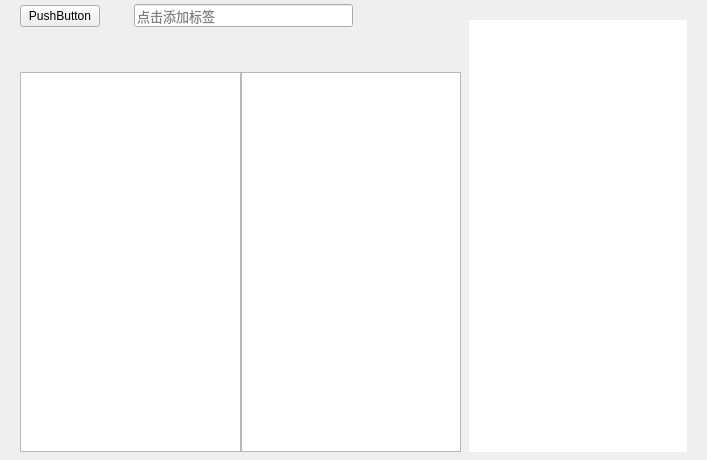
<?xml version="1.0" encoding="UTF-8"?>
<ui version="4.0">
 <class>MarkdownEditorWidget</class>
 <widget class="QWidget" name="MarkdownEditorWidget">
  <property name="geometry">
   <rect>
    <x>0</x>
    <y>0</y>
    <width>707</width>
    <height>460</height>
   </rect>
  </property>
  <property name="minimumSize">
   <size>
    <width>360</width>
    <height>460</height>
   </size>
  </property>
  <property name="acceptDrops">
   <bool>true</bool>
  </property>
  <property name="windowTitle">
   <string>Form</string>
  </property>
  <property name="styleSheet">
   <string notr="true">QWidget#QPlainTextEditSearchWidget {
    background-color: #ffffff;
}

QWidget#QPlainTextEditSearchWidget &gt; #widget_background {
    border-top: 0.5px solid rgb(191, 191, 191);
}

QWidget#MarkdownEditorWidget {
  
}

QFrame#frame{
  border: 0.5px solid rgba(255, 255, 255, 0);
  border-radius: 4px;
}

QWidget#widget_tools {
  border-bottom: 0.5px solid rgb(191, 191, 191);
}

QPushButton#pushButton_category{
  border:none;
}

QPushButton#pushButton_category:pressed{

}

QPushButton#pushButton_splitterPreview {
  border-image: url(:/images/icon-splitterpreview.png);
  width: 16px;
}

QPushButton#pushButton_splitterPreview:pressed{
  border-image: url(:/images/icon-splitterpreview-down.png);
  width: 16px;
}

QPushButton#pushButton_markdownPeview {
  border: none;
  border-image: url(:/images/icon-markdownpreview.png);
  width: 16px;
}

QPushButton#pushButton_markdownPeview:pressed{
  border-image: url(:/images/icon-markdownpreview-down.png);
  width: 16px;
}

QWidget#widget,
QWidget#splitter_background {
  background-color: #ffffff;
}

QLineEdit#lineEdit_tag,
#markdownEditor,
#markdownPreview {
  border: none;
}

QLabel#label_tagIcon,
QPushButton#pushButton_bold,
QPushButton#pushButton_italic,
QPushButton#pushButton_strickout,
QPushButton#pushButton_quote,
QPushButton#pushButton_code,
QPushButton#pushButton_link,
QPushButton#pushButton_image,
QPushButton#pushButton_unordered,
QPushButton#pushButton_ordered,
QPushButton#pushButton_taskList,
QPushButton#pushButton_table,
QPushButton#pushButton_headerSize {
  border: none;
}
   </string>
  </property>
  <layout class="QHBoxLayout" name="horizontalLayout_3">
   <property name="spacing">
    <number>0</number>
   </property>
   <property name="leftMargin">
    <number>0</number>
   </property>
   <property name="topMargin">
    <number>0</number>
   </property>
   <property name="rightMargin">
    <number>0</number>
   </property>
   <property name="bottomMargin">
    <number>0</number>
   </property>
   <item>
    <widget class="QSplitter" name="splitter_background">
     <property name="orientation">
      <enum>Qt::Horizontal</enum>
     </property>
     <property name="opaqueResize">
      <bool>true</bool>
     </property>
     <property name="handleWidth">
      <number>0</number>
     </property>
     <property name="childrenCollapsible">
      <bool>false</bool>
     </property>
     <widget class="QWidget" name="widget_editorArea" native="true">
      <layout class="QVBoxLayout" name="verticalLayout_2" stretch="1,9999">
       <property name="spacing">
        <number>8</number>
       </property>
       <property name="leftMargin">
        <number>20</number>
       </property>
       <property name="topMargin">
        <number>0</number>
       </property>
       <property name="rightMargin">
        <number>0</number>
       </property>
       <property name="bottomMargin">
        <number>8</number>
       </property>
       <item>
        <widget class="QWidget" name="widget_tools" native="true">
         <property name="minimumSize">
          <size>
           <width>0</width>
           <height>0</height>
          </size>
         </property>
         <property name="maximumSize">
          <size>
           <width>16777215</width>
           <height>16777215</height>
          </size>
         </property>
         <layout class="QVBoxLayout" name="verticalLayout_3">
          <property name="spacing">
           <number>0</number>
          </property>
          <property name="sizeConstraint">
           <enum>QLayout::SetDefaultConstraint</enum>
          </property>
          <property name="leftMargin">
           <number>0</number>
          </property>
          <property name="topMargin">
           <number>0</number>
          </property>
          <property name="rightMargin">
           <number>8</number>
          </property>
          <property name="bottomMargin">
           <number>0</number>
          </property>
          <item>
           <widget class="QWidget" name="widget" native="true">
            <property name="minimumSize">
             <size>
              <width>0</width>
              <height>32</height>
             </size>
            </property>
            <property name="maximumSize">
             <size>
              <width>16777215</width>
              <height>32</height>
             </size>
            </property>
            <layout class="QHBoxLayout" name="horizontalLayout_2">
             <property name="spacing">
              <number>10</number>
             </property>
             <property name="leftMargin">
              <number>0</number>
             </property>
             <property name="topMargin">
              <number>0</number>
             </property>
             <property name="rightMargin">
              <number>0</number>
             </property>
             <property name="bottomMargin">
              <number>0</number>
             </property>
             <item>
              <widget class="QPushButton" name="pushButton_category">
               <property name="text">
                <string>PushButton</string>
               </property>
               <property name="icon">
                <iconset resource="../resources/resources.qrc">
                 <normaloff>:/images/icon-folder.png</normaloff>:/images/icon-folder.png</iconset>
               </property>
               <property name="autoDefault">
                <bool>false</bool>
               </property>
               <property name="default">
                <bool>false</bool>
               </property>
               <property name="flat">
                <bool>false</bool>
               </property>
              </widget>
             </item>
             <item>
              <widget class="QFrame" name="frame">
               <property name="minimumSize">
                <size>
                 <width>0</width>
                 <height>24</height>
                </size>
               </property>
               <property name="maximumSize">
                <size>
                 <width>16777215</width>
                 <height>24</height>
                </size>
               </property>
               <property name="lineWidth">
                <number>0</number>
               </property>
               <layout class="QHBoxLayout" name="horizontalLayout">
                <property name="spacing">
                 <number>4</number>
                </property>
                <property name="leftMargin">
                 <number>4</number>
                </property>
                <property name="topMargin">
                 <number>0</number>
                </property>
                <property name="rightMargin">
                 <number>0</number>
                </property>
                <property name="bottomMargin">
                 <number>0</number>
                </property>
                <item>
                 <widget class="QLabel" name="label_tagIcon">
                  <property name="minimumSize">
                   <size>
                    <width>16</width>
                    <height>16</height>
                   </size>
                  </property>
                  <property name="maximumSize">
                   <size>
                    <width>16</width>
                    <height>16</height>
                   </size>
                  </property>
                  <property name="text">
                   <string/>
                  </property>
                  <property name="textFormat">
                   <enum>Qt::AutoText</enum>
                  </property>
                  <property name="pixmap">
                   <pixmap resource="../resources/resources.qrc">:/images/icon-tags.png</pixmap>
                  </property>
                  <property name="scaledContents">
                   <bool>true</bool>
                  </property>
                  <property name="alignment">
                   <set>Qt::AlignCenter</set>
                  </property>
                  <property name="openExternalLinks">
                   <bool>false</bool>
                  </property>
                 </widget>
                </item>
                <item>
                 <widget class="QLineEdit" name="lineEdit_tag">
                  <property name="font">
                   <font>
                    <pointsize>10</pointsize>
                   </font>
                  </property>
                  <property name="placeholderText">
                   <string>点击添加标签</string>
                  </property>
                  <property name="clearButtonEnabled">
                   <bool>false</bool>
                  </property>
                 </widget>
                </item>
               </layout>
              </widget>
             </item>
             <item>
              <widget class="QPushButton" name="pushButton_splitterPreview">
               <property name="text">
                <string/>
               </property>
               <property name="icon">
                <iconset resource="../resources/resources.qrc">
                 <normaloff>:/images/icon-splitterpreview.png</normaloff>:/images/icon-splitterpreview.png</iconset>
               </property>
               <property name="autoDefault">
                <bool>false</bool>
               </property>
               <property name="flat">
                <bool>true</bool>
               </property>
              </widget>
             </item>
             <item>
              <widget class="QPushButton" name="pushButton_markdownPeview">
               <property name="text">
                <string/>
               </property>
               <property name="icon">
                <iconset resource="../resources/resources.qrc">
                 <normaloff>:/images/icon-markdownpreview.png</normaloff>:/images/icon-markdownpreview.png</iconset>
               </property>
               <property name="autoDefault">
                <bool>false</bool>
               </property>
               <property name="default">
                <bool>false</bool>
               </property>
               <property name="flat">
                <bool>true</bool>
               </property>
              </widget>
             </item>
            </layout>
           </widget>
          </item>
          <item>
           <widget class="QStackedWidget" name="stackedWidget">
            <property name="minimumSize">
             <size>
              <width>0</width>
              <height>32</height>
             </size>
            </property>
            <property name="maximumSize">
             <size>
              <width>16777215</width>
              <height>32</height>
             </size>
            </property>
            <property name="currentIndex">
             <number>0</number>
            </property>
            <widget class="QWidget" name="page_editTools">
             <layout class="QHBoxLayout" name="horizontalLayout_7">
              <property name="spacing">
               <number>0</number>
              </property>
              <property name="leftMargin">
               <number>0</number>
              </property>
              <property name="topMargin">
               <number>0</number>
              </property>
              <property name="rightMargin">
               <number>0</number>
              </property>
              <property name="bottomMargin">
               <number>0</number>
              </property>
              <item>
               <layout class="QHBoxLayout" name="horizontalLayout_4">
                <property name="spacing">
                 <number>2</number>
                </property>
                <item>
                 <widget class="QPushButton" name="pushButton_headerSize">
                  <property name="minimumSize">
                   <size>
                    <width>0</width>
                    <height>0</height>
                   </size>
                  </property>
                  <property name="maximumSize">
                   <size>
                    <width>16</width>
                    <height>16</height>
                   </size>
                  </property>
                  <property name="text">
                   <string/>
                  </property>
                  <property name="icon">
                   <iconset resource="../resources/resources.qrc">
                    <normaloff>:/images/icon-text-size.svg</normaloff>:/images/icon-text-size.svg</iconset>
                  </property>
                  <property name="flat">
                   <bool>true</bool>
                  </property>
                 </widget>
                </item>
                <item>
                 <widget class="QPushButton" name="pushButton_bold">
                  <property name="minimumSize">
                   <size>
                    <width>0</width>
                    <height>0</height>
                   </size>
                  </property>
                  <property name="maximumSize">
                   <size>
                    <width>16</width>
                    <height>16</height>
                   </size>
                  </property>
                  <property name="text">
                   <string/>
                  </property>
                  <property name="icon">
                   <iconset resource="../resources/resources.qrc">
                    <normaloff>:/images/icon-bold.svg</normaloff>:/images/icon-bold.svg</iconset>
                  </property>
                  <property name="flat">
                   <bool>true</bool>
                  </property>
                 </widget>
                </item>
                <item>
                 <widget class="QPushButton" name="pushButton_italic">
                  <property name="minimumSize">
                   <size>
                    <width>0</width>
                    <height>0</height>
                   </size>
                  </property>
                  <property name="maximumSize">
                   <size>
                    <width>16</width>
                    <height>16</height>
                   </size>
                  </property>
                  <property name="text">
                   <string/>
                  </property>
                  <property name="icon">
                   <iconset resource="../resources/resources.qrc">
                    <normaloff>:/images/icon-italic.svg</normaloff>:/images/icon-italic.svg</iconset>
                  </property>
                  <property name="flat">
                   <bool>true</bool>
                  </property>
                 </widget>
                </item>
                <item>
                 <widget class="QPushButton" name="pushButton_strickout">
                  <property name="minimumSize">
                   <size>
                    <width>0</width>
                    <height>0</height>
                   </size>
                  </property>
                  <property name="maximumSize">
                   <size>
                    <width>16777215</width>
                    <height>16777215</height>
                   </size>
                  </property>
                  <property name="text">
                   <string/>
                  </property>
                  <property name="icon">
                   <iconset resource="../resources/resources.qrc">
                    <normaloff>:/images/icon-strickout.svg</normaloff>:/images/icon-strickout.svg</iconset>
                  </property>
                  <property name="flat">
                   <bool>true</bool>
                  </property>
                 </widget>
                </item>
               </layout>
              </item>
              <item>
               <widget class="QWidget" name="widget_2" native="true">
                <property name="minimumSize">
                 <size>
                  <width>20</width>
                  <height>0</height>
                 </size>
                </property>
                <property name="maximumSize">
                 <size>
                  <width>20</width>
                  <height>16777215</height>
                 </size>
                </property>
               </widget>
              </item>
              <item>
               <layout class="QHBoxLayout" name="horizontalLayout_5">
                <property name="spacing">
                 <number>8</number>
                </property>
                <item>
                 <widget class="QPushButton" name="pushButton_quote">
                  <property name="minimumSize">
                   <size>
                    <width>0</width>
                    <height>0</height>
                   </size>
                  </property>
                  <property name="maximumSize">
                   <size>
                    <width>16</width>
                    <height>16</height>
                   </size>
                  </property>
                  <property name="text">
                   <string/>
                  </property>
                  <property name="icon">
                   <iconset resource="../resources/resources.qrc">
                    <normaloff>:/images/icon-quote.svg</normaloff>:/images/icon-quote.svg</iconset>
                  </property>
                  <property name="flat">
                   <bool>true</bool>
                  </property>
                 </widget>
                </item>
                <item>
                 <widget class="QPushButton" name="pushButton_code">
                  <property name="minimumSize">
                   <size>
                    <width>0</width>
                    <height>0</height>
                   </size>
                  </property>
                  <property name="maximumSize">
                   <size>
                    <width>16</width>
                    <height>16</height>
                   </size>
                  </property>
                  <property name="text">
                   <string/>
                  </property>
                  <property name="icon">
                   <iconset resource="../resources/resources.qrc">
                    <normaloff>:/images/icon-code.svg</normaloff>:/images/icon-code.svg</iconset>
                  </property>
                  <property name="flat">
                   <bool>true</bool>
                  </property>
                 </widget>
                </item>
                <item>
                 <widget class="QPushButton" name="pushButton_link">
                  <property name="minimumSize">
                   <size>
                    <width>0</width>
                    <height>0</height>
                   </size>
                  </property>
                  <property name="maximumSize">
                   <size>
                    <width>16</width>
                    <height>16</height>
                   </size>
                  </property>
                  <property name="text">
                   <string/>
                  </property>
                  <property name="icon">
                   <iconset resource="../resources/resources.qrc">
                    <normaloff>:/images/icon-link.svg</normaloff>:/images/icon-link.svg</iconset>
                  </property>
                  <property name="flat">
                   <bool>true</bool>
                  </property>
                 </widget>
                </item>
                <item>
                 <widget class="QPushButton" name="pushButton_image">
                  <property name="minimumSize">
                   <size>
                    <width>0</width>
                    <height>0</height>
                   </size>
                  </property>
                  <property name="maximumSize">
                   <size>
                    <width>16</width>
                    <height>16</height>
                   </size>
                  </property>
                  <property name="text">
                   <string/>
                  </property>
                  <property name="icon">
                   <iconset resource="../resources/resources.qrc">
                    <normaloff>:/images/icon-file-media.svg</normaloff>:/images/icon-file-media.svg</iconset>
                  </property>
                  <property name="flat">
                   <bool>true</bool>
                  </property>
                 </widget>
                </item>
               </layout>
              </item>
              <item>
               <widget class="QWidget" name="widget_3" native="true">
                <property name="minimumSize">
                 <size>
                  <width>20</width>
                  <height>0</height>
                 </size>
                </property>
                <property name="maximumSize">
                 <size>
                  <width>20</width>
                  <height>16777215</height>
                 </size>
                </property>
               </widget>
              </item>
              <item>
               <layout class="QHBoxLayout" name="horizontalLayout_6">
                <property name="spacing">
                 <number>8</number>
                </property>
                <property name="leftMargin">
                 <number>0</number>
                </property>
                <property name="rightMargin">
                 <number>0</number>
                </property>
                <item>
                 <widget class="QPushButton" name="pushButton_unordered">
                  <property name="minimumSize">
                   <size>
                    <width>0</width>
                    <height>0</height>
                   </size>
                  </property>
                  <property name="maximumSize">
                   <size>
                    <width>16</width>
                    <height>16</height>
                   </size>
                  </property>
                  <property name="text">
                   <string/>
                  </property>
                  <property name="icon">
                   <iconset resource="../resources/resources.qrc">
                    <normaloff>:/images/icon-list-unordered.svg</normaloff>:/images/icon-list-unordered.svg</iconset>
                  </property>
                  <property name="flat">
                   <bool>true</bool>
                  </property>
                 </widget>
                </item>
                <item>
                 <widget class="QPushButton" name="pushButton_ordered">
                  <property name="minimumSize">
                   <size>
                    <width>0</width>
                    <height>0</height>
                   </size>
                  </property>
                  <property name="maximumSize">
                   <size>
                    <width>16</width>
                    <height>16</height>
                   </size>
                  </property>
                  <property name="text">
                   <string/>
                  </property>
                  <property name="icon">
                   <iconset resource="../resources/resources.qrc">
                    <normaloff>:/images/icon-list-ordered.svg</normaloff>:/images/icon-list-ordered.svg</iconset>
                  </property>
                  <property name="flat">
                   <bool>true</bool>
                  </property>
                 </widget>
                </item>
                <item>
                 <widget class="QPushButton" name="pushButton_taskList">
                  <property name="minimumSize">
                   <size>
                    <width>0</width>
                    <height>0</height>
                   </size>
                  </property>
                  <property name="maximumSize">
                   <size>
                    <width>16</width>
                    <height>16</height>
                   </size>
                  </property>
                  <property name="text">
                   <string/>
                  </property>
                  <property name="icon">
                   <iconset resource="../resources/resources.qrc">
                    <normaloff>:/images/icon-tasklist.svg</normaloff>:/images/icon-tasklist.svg</iconset>
                  </property>
                  <property name="flat">
                   <bool>true</bool>
                  </property>
                 </widget>
                </item>
                <item>
                 <widget class="QPushButton" name="pushButton_table">
                  <property name="minimumSize">
                   <size>
                    <width>0</width>
                    <height>0</height>
                   </size>
                  </property>
                  <property name="maximumSize">
                   <size>
                    <width>16</width>
                    <height>16</height>
                   </size>
                  </property>
                  <property name="text">
                   <string/>
                  </property>
                  <property name="icon">
                   <iconset resource="../resources/resources.qrc">
                    <normaloff>:/images/icon-table.svg</normaloff>:/images/icon-table.svg</iconset>
                  </property>
                  <property name="flat">
                   <bool>true</bool>
                  </property>
                 </widget>
                </item>
               </layout>
              </item>
              <item>
               <spacer name="horizontalSpacer_2">
                <property name="orientation">
                 <enum>Qt::Horizontal</enum>
                </property>
                <property name="sizeHint" stdset="0">
                 <size>
                  <width>40</width>
                  <height>20</height>
                 </size>
                </property>
               </spacer>
              </item>
             </layout>
            </widget>
            <widget class="QWidget" name="page_noteDate">
             <layout class="QHBoxLayout" name="horizontalLayout_8">
              <property name="spacing">
               <number>10</number>
              </property>
              <property name="leftMargin">
               <number>0</number>
              </property>
              <property name="topMargin">
               <number>0</number>
              </property>
              <property name="rightMargin">
               <number>0</number>
              </property>
              <property name="bottomMargin">
               <number>0</number>
              </property>
              <item>
               <widget class="QLabel" name="label_createTime">
                <property name="font">
                 <font>
                  <pointsize>12</pointsize>
                 </font>
                </property>
                <property name="text">
                 <string>创建日期: 2017-10-30</string>
                </property>
               </widget>
              </item>
              <item>
               <widget class="QLabel" name="label_updateTime">
                <property name="font">
                 <font>
                  <pointsize>12</pointsize>
                 </font>
                </property>
                <property name="text">
                 <string>更新日期: 2017-10-30</string>
                </property>
               </widget>
              </item>
              <item>
               <spacer name="horizontalSpacer_3">
                <property name="orientation">
                 <enum>Qt::Horizontal</enum>
                </property>
                <property name="sizeHint" stdset="0">
                 <size>
                  <width>40</width>
                  <height>20</height>
                 </size>
                </property>
               </spacer>
              </item>
             </layout>
            </widget>
           </widget>
          </item>
          <item>
           <widget class="QWidget" name="widget_searchWidget" native="true">
            <property name="minimumSize">
             <size>
              <width>0</width>
              <height>0</height>
             </size>
            </property>
            <property name="maximumSize">
             <size>
              <width>16777215</width>
              <height>16777215</height>
             </size>
            </property>
           </widget>
          </item>
         </layout>
        </widget>
       </item>
       <item>
        <widget class="QSplitter" name="splitter_editor">
         <property name="orientation">
          <enum>Qt::Horizontal</enum>
         </property>
         <property name="opaqueResize">
          <bool>true</bool>
         </property>
         <property name="handleWidth">
          <number>0</number>
         </property>
         <property name="childrenCollapsible">
          <bool>false</bool>
         </property>
         <widget class="QMarkdownTextEdit" name="markdownEditor">
          <property name="sizePolicy">
           <sizepolicy hsizetype="Ignored" vsizetype="Expanding">
            <horstretch>0</horstretch>
            <verstretch>0</verstretch>
           </sizepolicy>
          </property>
          <property name="contextMenuPolicy">
           <enum>Qt::CustomContextMenu</enum>
          </property>
          <property name="acceptDrops">
           <bool>false</bool>
          </property>
          <property name="styleSheet">
           <string notr="true"/>
          </property>
          <property name="plainText">
           <string/>
          </property>
         </widget>
         <widget class="NotePreviewWidget" name="markdownPreview">
          <property name="sizePolicy">
           <sizepolicy hsizetype="Ignored" vsizetype="Expanding">
            <horstretch>0</horstretch>
            <verstretch>0</verstretch>
           </sizepolicy>
          </property>
          <property name="openExternalLinks">
           <bool>true</bool>
          </property>
          <property name="openLinks">
           <bool>false</bool>
          </property>
         </widget>
        </widget>
       </item>
      </layout>
     </widget>
     <widget class="QWidget" name="widget_navigationBar" native="true">
      <property name="minimumSize">
       <size>
        <width>20</width>
        <height>0</height>
       </size>
      </property>
      <property name="maximumSize">
       <size>
        <width>16777215</width>
        <height>16777215</height>
       </size>
      </property>
      <property name="styleSheet">
       <string notr="true"/>
      </property>
      <layout class="QVBoxLayout" name="verticalLayout">
       <property name="spacing">
        <number>0</number>
       </property>
       <property name="sizeConstraint">
        <enum>QLayout::SetDefaultConstraint</enum>
       </property>
       <property name="leftMargin">
        <number>8</number>
       </property>
       <property name="topMargin">
        <number>20</number>
       </property>
       <property name="rightMargin">
        <number>20</number>
       </property>
       <property name="bottomMargin">
        <number>8</number>
       </property>
       <item>
        <widget class="NavigationBarWidget" name="navigationBar">
         <property name="styleSheet">
          <string notr="true">
QTreeView#navigationBar{
	color:rgb(77, 77, 77);
	font-size: 12px;
	border: 0px;
}

QTreeView#navigationBar::item:selected:!active,
QTreeView#navigationBar::item:selected:active {
	background:rgb(218, 216, 222);
	color:rgb(77, 77, 77);
}

QTreeWidget#navigationBar::branch:selected:!active,
QTreeWidget#navigationBar::branch:selected:active{
	background:rgb(218, 216, 222);
}

QTreeWidget#navigationBar::branch:open:has-children:!has-siblings,
QTreeWidget#navigationBar::branch:open:has-children:has-siblings  {
    image: none;
}

</string>
         </property>
         <property name="frameShape">
          <enum>QFrame::NoFrame</enum>
         </property>
         <property name="frameShadow">
          <enum>QFrame::Sunken</enum>
         </property>
         <property name="horizontalScrollBarPolicy">
          <enum>Qt::ScrollBarAlwaysOff</enum>
         </property>
         <property name="rootIsDecorated">
          <bool>false</bool>
         </property>
         <property name="itemsExpandable">
          <bool>false</bool>
         </property>
         <property name="headerHidden">
          <bool>true</bool>
         </property>
         <column>
          <property name="text">
           <string notr="true">1</string>
          </property>
         </column>
        </widget>
       </item>
      </layout>
     </widget>
    </widget>
   </item>
  </layout>
 </widget>
 <layoutdefault spacing="6" margin="11"/>
 <customwidgets>
  <customwidget>
   <class>NotePreviewWidget</class>
   <extends>QTextBrowser</extends>
   <header location="global">notepreviewwidget.h</header>
  </customwidget>
  <customwidget>
   <class>QMarkdownTextEdit</class>
   <extends>QPlainTextEdit</extends>
   <header location="global">qmarkdowntextedit/qmarkdowntextedit.h</header>
  </customwidget>
  <customwidget>
   <class>NavigationBarWidget</class>
   <extends>QTreeWidget</extends>
   <header location="global">navigationbarwidget.h</header>
  </customwidget>
 </customwidgets>
 <resources>
  <include location="../resources/resources.qrc"/>
 </resources>
 <connections/>
</ui>
